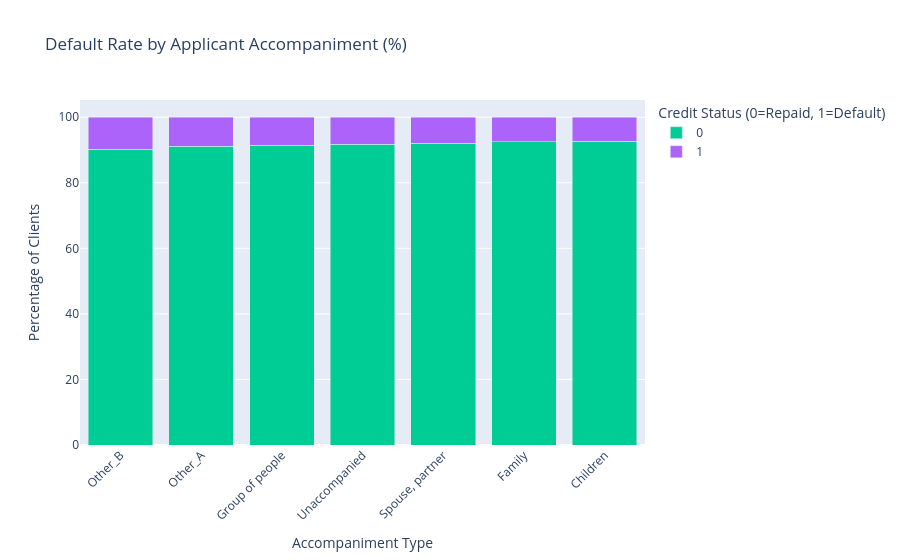

Source (notebook cell):
### Code cell
ct = pd.crosstab(
    train['NAME_TYPE_SUITE'],
    train['TARGET'],
    normalize = 'index'
) * 100

ct = ct.sort_values(by = 1, ascending = False)
fig = px.bar(
    ct, 
    barmode = 'stack', 
    title = 'Default Rate by Applicant Accompaniment (%)',
    labels = {'value': 'Share (%)', 'NAME_TYPE_SUITE': 'Accompaniment Type'},
    color_discrete_map = {0: '#2ecc71', 1: '#e74c3c'}
)

fig.update_layout(
    yaxis_title='Percentage of Clients',
    xaxis_tickangle=-45,
    legend_title_text='Credit Status (0=Repaid, 1=Default)'
)

fig.show()

### Figure 1 — Plotly figure (JSON) as saved in the notebook; plotly's stock layout.template omitted (floating-point values rounded to 4 significant figures)
{"data": [{"hovertemplate": "TARGET=0<br>Accompaniment Type=%{x}<br>Share (%)=%{y}<extra></extra>", "legendgroup": "0", "marker": {"color": "#00cc96", "pattern": {"shape": ""}}, "name": "0", "orientation": "v", "showlegend": true, "textposition": "auto", "type": "bar", "x": ["Other_B", "Other_A", "Group of people", "Unaccompanied", "Spouse, partner", "Family", "Children"], "xaxis": "x", "y": [90.17, 91.22, 91.51, 91.82, 92.13, 92.51, 92.62], "yaxis": "y"}, {"hovertemplate": "TARGET=1<br>Accompaniment Type=%{x}<br>Share (%)=%{y}<extra></extra>", "legendgroup": "1", "marker": {"color": "#ab63fa", "pattern": {"shape": ""}}, "name": "1", "orientation": "v", "showlegend": true, "textposition": "auto", "type": "bar", "x": ["Other_B", "Other_A", "Group of people", "Unaccompanied", "Spouse, partner", "Family", "Children"], "xaxis": "x", "y": [9.831, 8.776, 8.487, 8.183, 7.872, 7.495, 7.377], "yaxis": "y"}], "layout": {"barmode": "stack", "legend": {"title": {"text": "Credit Status (0=Repaid, 1=Default)"}, "tracegroupgap": 0}, "title": {"text": "Default Rate by Applicant Accompaniment (%)"}, "xaxis": {"anchor": "y", "domain": [0, 1], "tickangle": -45, "title": {"text": "Accompaniment Type"}}, "yaxis": {"anchor": "x", "domain": [0, 1], "title": {"text": "Percentage of Clients"}}}}
